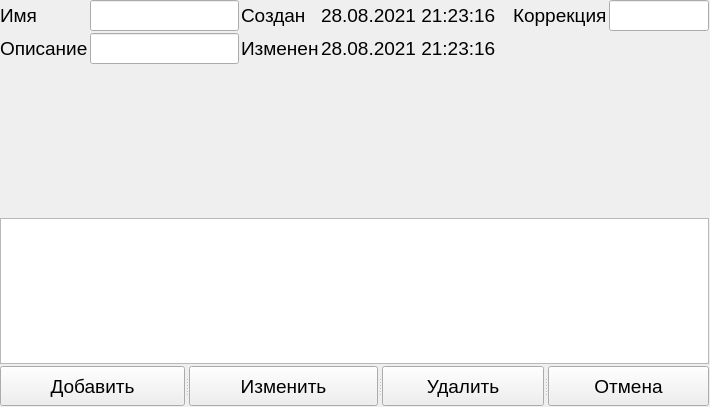
<?xml version="1.0" encoding="UTF-8"?>
<ui version="4.0">
 <class>GraphEditorFrame</class>
 <widget class="QWidget" name="GraphEditorFrame">
  <property name="geometry">
   <rect>
    <x>0</x>
    <y>0</y>
    <width>710</width>
    <height>407</height>
   </rect>
  </property>
  <property name="font">
   <font>
    <pointsize>14</pointsize>
   </font>
  </property>
  <property name="windowTitle">
   <string>Form</string>
  </property>
  <layout class="QGridLayout" name="gridLayout">
   <property name="leftMargin">
    <number>0</number>
   </property>
   <property name="topMargin">
    <number>0</number>
   </property>
   <property name="rightMargin">
    <number>1</number>
   </property>
   <property name="bottomMargin">
    <number>1</number>
   </property>
   <property name="spacing">
    <number>2</number>
   </property>
   <item row="0" column="0">
    <widget class="QLabel" name="label">
     <property name="text">
      <string>Имя</string>
     </property>
    </widget>
   </item>
   <item row="0" column="1">
    <widget class="QClickableLineEdit" name="txtName"/>
   </item>
   <item row="0" column="5">
    <widget class="QLabel" name="label_2">
     <property name="text">
      <string>Коррекция</string>
     </property>
    </widget>
   </item>
   <item row="1" column="2">
    <widget class="QLabel" name="label_6">
     <property name="text">
      <string>Изменен</string>
     </property>
    </widget>
   </item>
   <item row="0" column="3">
    <widget class="QLabel" name="label_5">
     <property name="text">
      <string>28.08.2021 21:23:16</string>
     </property>
    </widget>
   </item>
   <item row="3" column="0" colspan="7">
    <widget class="QTableWidget" name="table"/>
   </item>
   <item row="0" column="2">
    <widget class="QLabel" name="label_4">
     <property name="text">
      <string>Создан</string>
     </property>
    </widget>
   </item>
   <item row="1" column="1">
    <widget class="QClickableLineEdit" name="txtDescription"/>
   </item>
   <item row="1" column="3">
    <widget class="QLabel" name="label_7">
     <property name="text">
      <string>28.08.2021 21:23:16</string>
     </property>
    </widget>
   </item>
   <item row="0" column="6">
    <widget class="QClickableLineEdit" name="txtCorrection">
     <property name="minimumSize">
      <size>
       <width>100</width>
       <height>0</height>
      </size>
     </property>
     <property name="maximumSize">
      <size>
       <width>100</width>
       <height>16777215</height>
      </size>
     </property>
    </widget>
   </item>
   <item row="2" column="0" colspan="7">
    <widget class="QCustomPlot" name="plot" native="true">
     <property name="minimumSize">
      <size>
       <width>0</width>
       <height>150</height>
      </size>
     </property>
    </widget>
   </item>
   <item row="1" column="0">
    <widget class="QLabel" name="label_3">
     <property name="text">
      <string>Описание</string>
     </property>
    </widget>
   </item>
   <item row="4" column="0" colspan="7">
    <widget class="QSplitter" name="splitter">
     <property name="orientation">
      <enum>Qt::Horizontal</enum>
     </property>
     <widget class="QPushButton" name="btnAddPoint">
      <property name="minimumSize">
       <size>
        <width>0</width>
        <height>40</height>
       </size>
      </property>
      <property name="font">
       <font>
        <pointsize>14</pointsize>
       </font>
      </property>
      <property name="text">
       <string>Добавить</string>
      </property>
     </widget>
     <widget class="QPushButton" name="btnEditPoint">
      <property name="minimumSize">
       <size>
        <width>0</width>
        <height>40</height>
       </size>
      </property>
      <property name="font">
       <font>
        <pointsize>14</pointsize>
       </font>
      </property>
      <property name="text">
       <string>Изменить</string>
      </property>
     </widget>
     <widget class="QPushButton" name="btnRemovePoint">
      <property name="minimumSize">
       <size>
        <width>0</width>
        <height>40</height>
       </size>
      </property>
      <property name="font">
       <font>
        <pointsize>14</pointsize>
       </font>
      </property>
      <property name="text">
       <string>Удалить</string>
      </property>
     </widget>
     <widget class="QPushButton" name="btnCancel">
      <property name="minimumSize">
       <size>
        <width>0</width>
        <height>40</height>
       </size>
      </property>
      <property name="font">
       <font>
        <pointsize>14</pointsize>
       </font>
      </property>
      <property name="text">
       <string>Отмена</string>
      </property>
     </widget>
    </widget>
   </item>
   <item row="0" column="4">
    <spacer name="horizontalSpacer">
     <property name="orientation">
      <enum>Qt::Horizontal</enum>
     </property>
     <property name="sizeHint" stdset="0">
      <size>
       <width>40</width>
       <height>20</height>
      </size>
     </property>
    </spacer>
   </item>
  </layout>
 </widget>
 <customwidgets>
  <customwidget>
   <class>QCustomPlot</class>
   <extends>QWidget</extends>
   <header location="global">Controls/QCustomPlot.h</header>
   <container>1</container>
  </customwidget>
  <customwidget>
   <class>QClickableLineEdit</class>
   <extends>QLineEdit</extends>
   <header location="global">Controls/qclickablelineedit.h</header>
  </customwidget>
 </customwidgets>
 <resources/>
 <connections/>
</ui>
